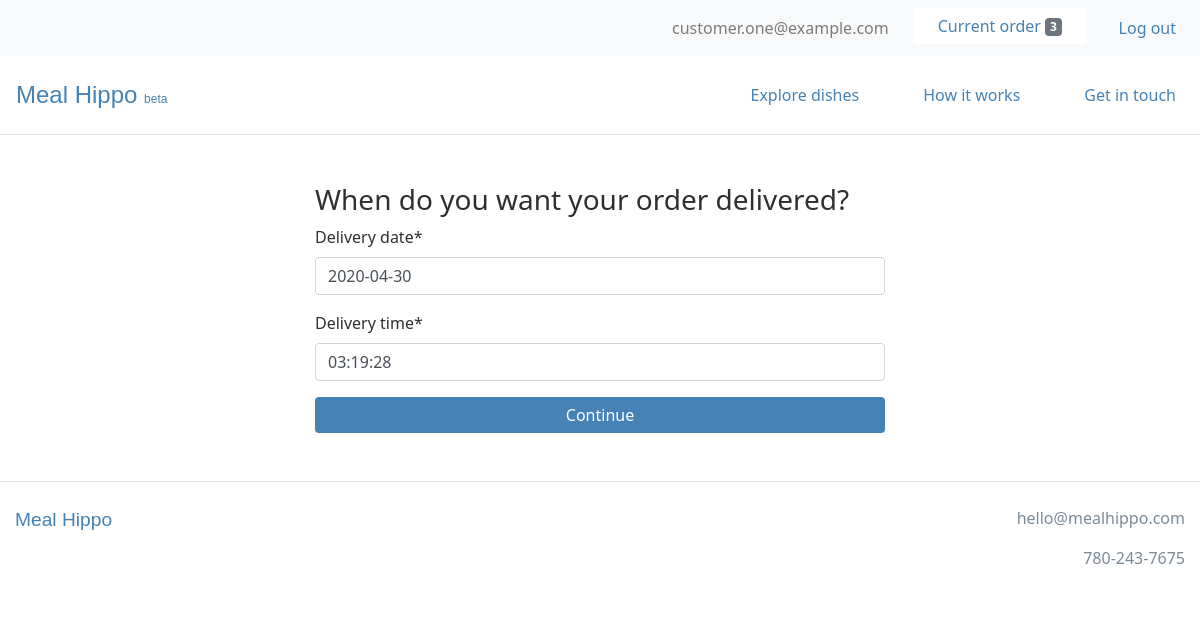
Before: /order/timing (signed in) with the older database file.
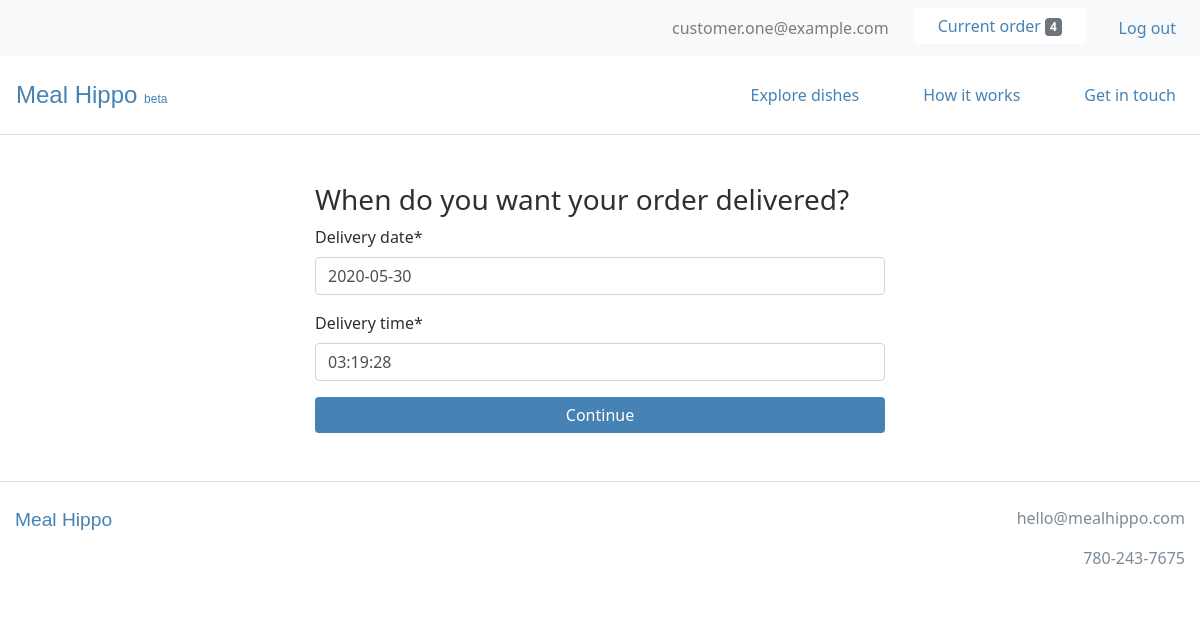
After: the same page with the newer database file.
### users/models.py (models this page shows, shortened)
class CustomUser(AbstractBaseUser):
    email = models.EmailField(unique=True)
    is_active = models.BooleanField(default=True)
    is_admin = models.BooleanField(default=False)
    objects = CustomUserManager()
    USERNAME_FIELD = 'email'
    REQUIRED_FIELDS = []

### webplatform/models.py (models this page shows, shortened)
class Order(models.Model):
    user = models.ForeignKey(settings.AUTH_USER_MODEL, on_delete=models.CASCADE)
    items = models.ManyToManyField(OrderItem)
    delivery_date = models.DateField(null=True, default=timezone.now)
    delivery_time = models.TimeField(null=True, default=timezone.now)
    is_completed = models.BooleanField(default=False)
    payment = models.ForeignKey(Payment, on_delete=models.SET_NULL, blank=True, null=True)
    created_at = models.DateTimeField(auto_now_add=True)
    modified_at = models.DateTimeField(auto_now=True)

### webplatform/views.py (the view)
# urls.py: path('order/timing', views.OrderTimingView.as_view(), name='order_timing_view'),
class OrderTimingView(LoginRequiredMixin, UpdateView):
    login_url = 'login'
    model = models.Order
    fields = ['delivery_date', 'delivery_time']
    template_name = 'webplatform/order_timing_view.html'
    success_url = reverse_lazy('webplatform:order_delivery_view')
    def get_object(self):
        order_qs = models.Order.objects.filter(user=self.request.user, is_completed=False)
        if order_qs.exists():
            order = order_qs[0]
            if order.items.count() > 0:
                return order

### webplatform/templatetags/cart_templatetags.py (called while the page is built)
@register.filter
def cart_item_count(user):
    if user.is_authenticated:
        queryset = models.Order.objects.filter(user=user, is_completed=False)
        if queryset.exists():
            return queryset[0].items.count()
    return 0

### webplatform/templates/webplatform/order_timing_view.html (shortened to what this page needs)
{% extends 'base.html' %}
{% load static %}
{% load crispy_forms_tags %}
{% load humanize %}
{% block content %}
<div class="container-fluid my-5">
  <div class="row">
    <div class="col-lg-6 offset-lg-3 col-md-8 offset-md-2 col-12">
      <h3>When do you want your order delivered?</h3>
      <form method="post">
        {{ form|crispy }}
        <input type="submit" value="Continue" class="btn btn-primary w-100">
      </form>
    </div>
  </div>
</div>
{% endblock %}

### templates/base.html (shortened to what this page needs)
{% load static %}
{% load cart_templatetags %}
<!DOCTYPE html>
<html lang="en" dir="ltr">
  <head>
    <link rel="stylesheet" href="https://stackpath.bootstrapcdn.com/bootstrap/4.4.1/css/bootstrap.min.css">
    <link rel="stylesheet" type="text/css" href="{% static 'style.css' %}">
  </head>
  <body>
    {% if user.is_authenticated %}
      <nav class="navbar navbar-expand-md navbar-light bg-light">
          <ul class="navbar-nav ml-md-auto mx-md-0 mx-auto text-md-left text-center">
            <li class="nav-item ml-4">
              <span class="navbar-text">
                {{ request.user.email }}
              </span>
            </li>
            <li class="nav-item ml-4">
              <a href="{% url 'webplatform:order_items_view' %}">
                <button type="button" class="btn btn-light bg-white">
                  Current order <span class="badge badge-secondary">{{ request.user|cart_item_count }}</span>
                </button>
              </a>
            </li>
            <li class="nav-item ml-4">
              <a class="nav-link" href="{% url 'logout' %}">Log out</a>
            </li>
          </ul>
      </nav>
    {% endif %}
    <nav class="navbar navbar-expand-md navbar-light py-3 border-bottom">
      <a class="navbar-brand" href="{% url 'webplatform:home_view' %}">Meal&nbsp;Hippo <small style="font-size: 0.5em;">beta</small></a>
      <div class="collapse navbar-collapse" id="navbarText">
        <ul class="navbar-nav ml-auto">
          <li class="nav-item ml-5">
            <a class="nav-link" href="{% url 'webplatform:order_items_view' %}">Explore dishes</a>
          </li>
          <li class="nav-item ml-5">
            <a class="nav-link" href="{% url 'webplatform:support_view' %}">How it works</a>
          </li>
          <li class="nav-item ml-5">
            <a class="nav-link" href="{% url 'webplatform:contact_view' %}">Get in touch</a>
          </li>
        </ul>
      </div>
    </nav>
    {% block content %}
    {% endblock %}
    <footer>
      <div class="container-fluid text-center py-4 border-top">
        <div class="row">
          <div class="col-sm text-sm-left mb-4">
            <span class="logo">
              <a href="{% url 'webplatform:home_view' %}">Meal&nbsp;Hippo</a>
            </span>
          </div>
          <div class="col-sm text-sm-right">
            <p>hello@mealhippo.com</p>
            <p>780-243-7675</p>
          </div>
        </div>
      </div>
    </footer>
  </body>
</html>

### static/style.css (style rules this page uses)
body { color: #2D3033; font-family: "Lucida Grande", "Lucida Sans Unicode", "Lucida Sans", "Segoe UI", Geneva, Frutiger, Verdana, "Helvetica Neue", Arial, sans-serif; font-size: 16px; }
p { color: #7C8A97; }
a, .btn-link { color: steelblue; }
.navbar-light .navbar-brand, .logo a { color: steelblue; font-size: 1.5em; font-family: "Arial Rounded MT Bold", "Helvetica Rounded", Arial, sans-serif; }
.logo a { font-size: 1.2em; }
.navbar-nav .nav-item a.nav-link { color: steelblue; }
.btn-primary { background: steelblue; border: none; padding-left: 25px; padding-right: 25px; }
.btn-light { color: steelblue; border: none; padding-left: 25px; padding-right: 25px; }

Changed rows visible on the page:
computed for CustomUser "customer.one@example.com": user|cart_item_count "3" → "4"
changed Order: delivery_date "2020-04-30" → "2020-05-30"
